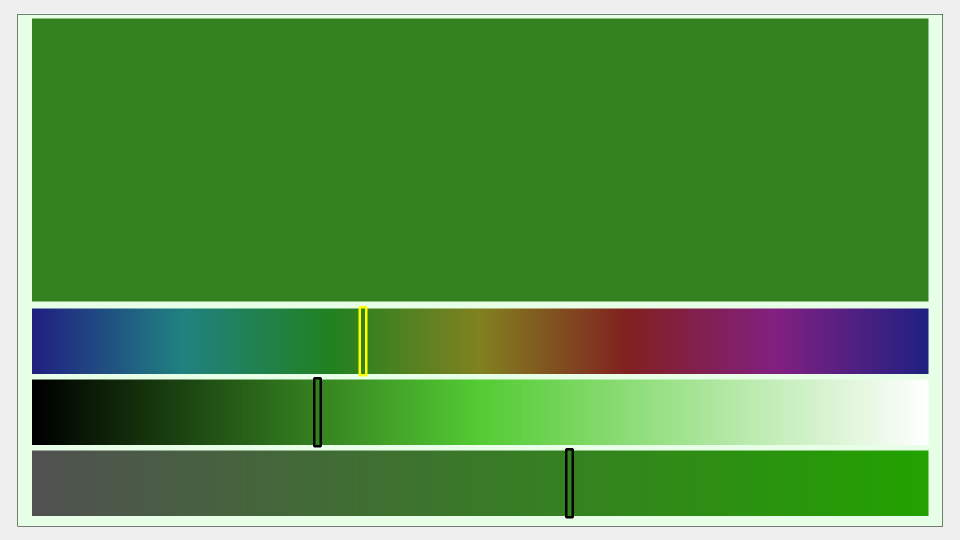
#> input picture colorChoiceFullscreen.png, 1920 x 1080 px (shown at 1/2 size); its folder holds only this picture in this run
$ python -i colorChoice.py   (imports and definitions only)
#> lines starting #> are read from the running program, lines starting #| are printed output that depends on the picture; after the words box and inside, x2 and y2 are one past the last pixel; in counts of white or black regions, pixels touching at a corner belong together
#!/usr/bin/python
#									oOosys							     2024-09-30_05:26
#													last update:		     2024-09-30_22:31
'''	Text-FREE color choice interface showing all possible colors in channel slider strips
				and a large area showing the currently selected color					     '''
#	Requires installed cv2 and for the color name functionality the webcolor module.
withOutputOfClosestColorName = 'Yes'  ## [ 'Yes' , '' ]
wID = "[f] : Fullscreen   ||   Slider: [Tab], [arrowLeftRightUpDown], [PageUp/Down]   ||   [r]/[h]/[l] -> RGB/HSV/HLS   ||   Enter/Click to print (R,G,B) to stdout and Exit."
windowXpos	=	  30
windowYpos	=	  10
windowWidth	 = 1890
windowHeight	 = 1050
# ---
widthColorStripColor			=	7
heightColorStrip				= 130
verticalSpacingBetweenStrips	=    12
topStripsOffset					= 590
topMargin						=   10
bottomMargin					=   10
leftMargin						=   30
rightMargin						=   30
sliderPositionMarkerLineWidth	=	 3
sliderPositionMarkerColor		=  (0,0,0)
activeSliderPositionMarkerColor = {
	'RGB' : (     0,     0, 255)	, 	# RED
	'HSV' : (255, 255,     0)	, 	# YELLOW
	'HLS' : (     0, 255, 255)	,   }	# CYAN
sliderChangeOnPageUpDown	=   10
sliderChangeOnUpDown		=	 5
# ---
R, G, B 				= 255, 127, 127
colorMode 			= 'RGB'
activeChannelIndex	=  0
# ---
fullscreenMode		=  ''
# =======================================================================

from cv2 import (
	namedWindow						,
		WINDOW_GUI_NORMAL		,
		WINDOW_NORMAL				,
		WINDOW_KEEPRATIO			,
		WINDOW_AUTOSIZE			,
		WINDOW_GUI_EXPANDED		,
	setWindowProperty					,
		WND_PROP_FULLSCREEN		,
			WINDOW_FULLSCREEN		,
	moveWindow						,
	resizeWindow						,
	destroyAllWindows					,
	rectangle							,
	imshow					as imShow	,
	waitKey							,
	setMouseCallback					,
		EVENT_LBUTTONDOWN		,
	cvtColor							,	# cvtcolor( im, COLOR_RGB2HSV_FULL )
#		cvtColor FULL conversions below support 0-255,0-255,0-255 color space
##		To convert single color values make a one pixel image and convert the
##			returned numpy array of uint8 values into an ordinary tuple of integers:
#	 tuple( cvtColor( uint8([[(0,0,0)]]), COLOR_RGB2Lab)[0][0].tolist() ) == (0, 128, 128)
		COLOR_RGB2BGR				,
		COLOR_BGR2RGB				,
		COLOR_RGB2HSV_FULL			,
		COLOR_HSV2RGB_FULL			,
		COLOR_RGB2HLS_FULL			,
		COLOR_HLS2RGB_FULL			,
)
from numpy import (
	zeros								,
	uint8								,
)
if withOutputOfClosestColorName :
	from webcolors import (
		rgb_to_name						,
		CSS3_HEX_TO_NAMES				,
		hex_to_rgb							,
	)

def updateRGBstripColors() :
	global RstripColors , GstripColors , BstripColors
	if colorMode == 'RGB' : cvtCOLOR_FLAG = COLOR_RGB2BGR
	if colorMode == 'HLS' : cvtCOLOR_FLAG = COLOR_HLS2RGB_FULL
	if colorMode == 'HSV' : cvtCOLOR_FLAG = COLOR_HSV2RGB_FULL
	cvtColor_retVal = cvtColor( uint8([[(0, G, B)]]), cvtCOLOR_FLAG)[0][0].tolist()
	RstripColors = [ tuple( cvtColor( uint8([[( r, G, B)]]), cvtCOLOR_FLAG)[0][0].tolist() ) for  r  in range(256) ]
	GstripColors = [ tuple( cvtColor( uint8([[(R, g, B)]]), cvtCOLOR_FLAG)[0][0].tolist() ) for g  in range(256) ]
	BstripColors = [ tuple( cvtColor( uint8([[(R, G, b)]]), cvtCOLOR_FLAG)[0][0].tolist() ) for b  in range(256) ]

def updateGUI(im) :
	# global im, R, G, B, activeChannelIndex
	im[:] = (230, 255, 230)
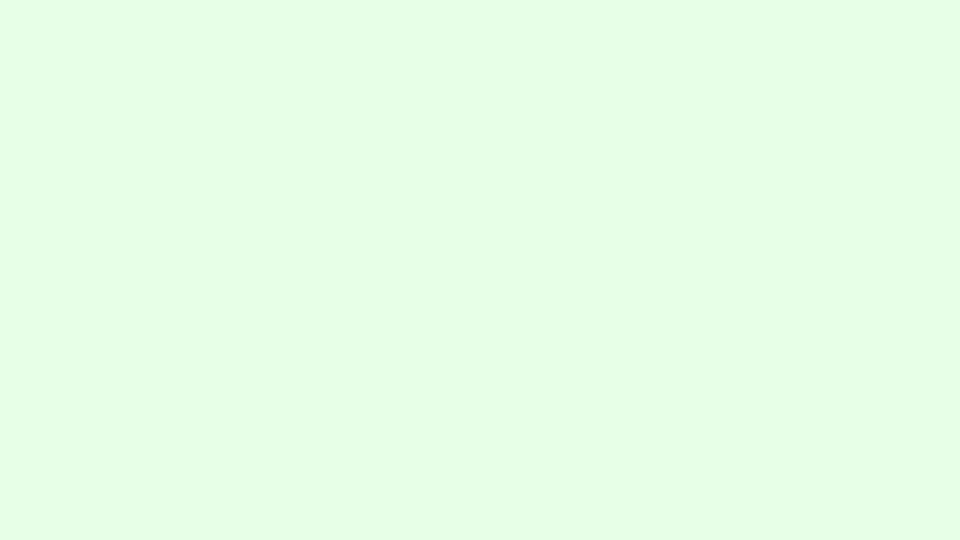
#> im: shape (1080, 1920, 3) (shown at 1/2 size); mean R, G, B 230, 255, 230
	# Draw border
	rectangle(im, (1, 1),
				  (widthColorStripColor * 256 + leftMargin + rightMargin - 1,
				   topStripsOffset + bottomMargin + 3*(heightColorStrip + verticalSpacingBetweenStrips) - 1),
				  (0, 0, 0), 1)
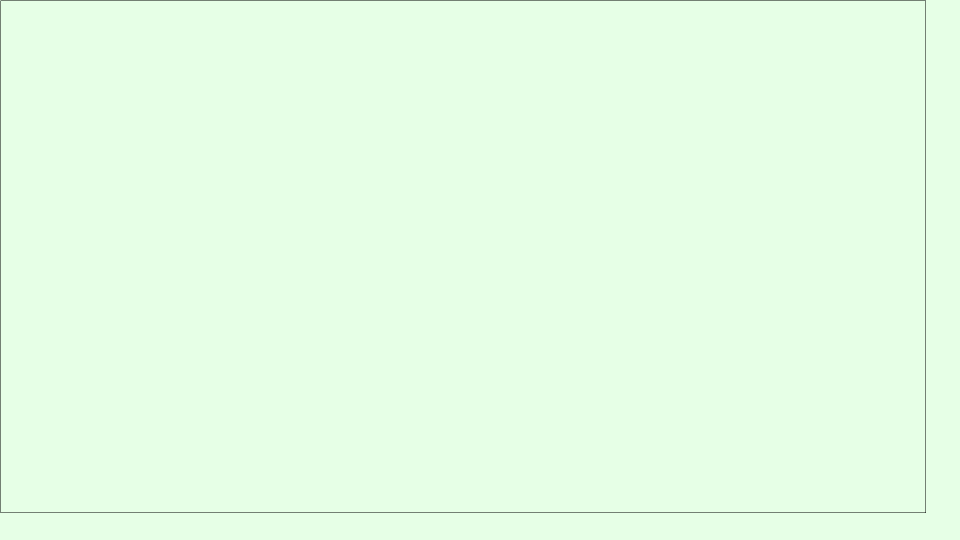
#> im: shape (1080, 1920, 3) (shown at 1/2 size); 0.28% of pixels changed, all inside (x1, y1, x2, y2) = (1, 1, 1852, 1026)
	# Draw color strips and markers
	updateRGBstripColors()
	for channelIndex, (colorsChannelStrip, colorChannelValue) in enumerate([(RstripColors, R), (GstripColors, G), (BstripColors, B)]):
		yOffset = channelIndex * (heightColorStrip + verticalSpacingBetweenStrips)
		# Draw the color strip for the current channel
		for colorIndexInStrip, colorInStrip in enumerate(colorsChannelStrip):
			rectangle(im,
						  ( leftMargin + colorIndexInStrip * widthColorStripColor		  ,   topStripsOffset + yOffset )						,
						  ( leftMargin + (colorIndexInStrip + 1) * widthColorStripColor	  ,   topStripsOffset + yOffset + heightColorStrip )	,
						  colorInStrip, -1 )
		# Draw the slider marker
		markerColor = activeSliderPositionMarkerColor[colorMode] if activeChannelIndex == channelIndex else sliderPositionMarkerColor
		rectangle(im,
					(leftMargin + colorChannelValue * widthColorStripColor - sliderPositionMarkerLineWidth,
					topStripsOffset + yOffset - sliderPositionMarkerLineWidth),
					(leftMargin + (colorChannelValue + 1) * widthColorStripColor + sliderPositionMarkerLineWidth,
					topStripsOffset + yOffset + heightColorStrip + sliderPositionMarkerLineWidth),
					markerColor, 3)
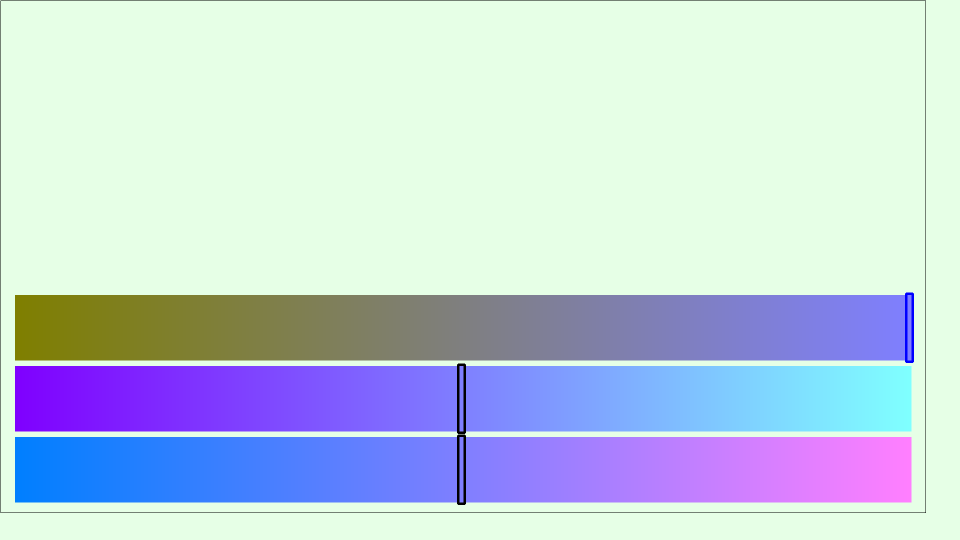
#> im: shape (1080, 1920, 3) (shown at 1/2 size); mean R, G, B 194.1, 210.5, 223.1

	# Draw the large upper color square showing the selected color
	rectangle(im, (leftMargin, topMargin),
				  (leftMargin + 256 * widthColorStripColor, topStripsOffset - 15)	,
				  RstripColors[R]												,
				  -1	)
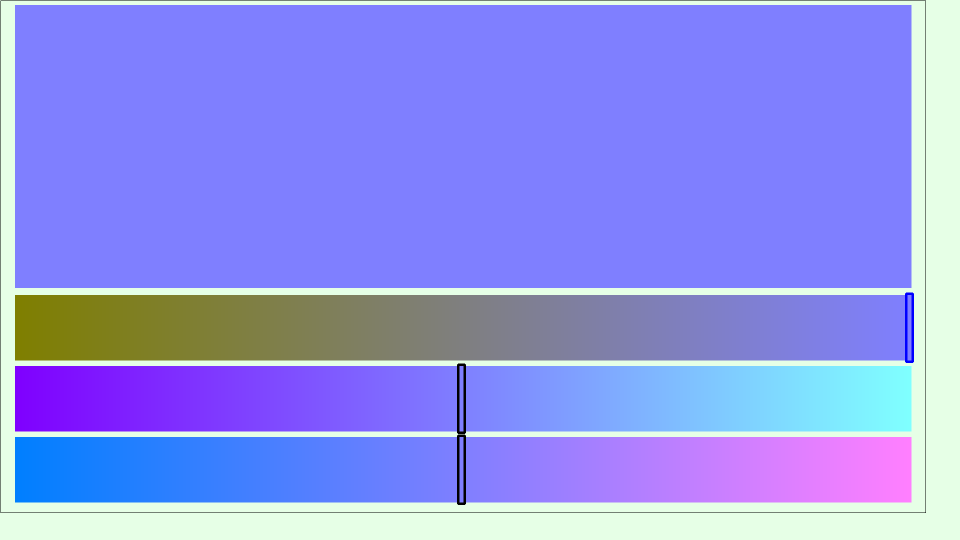
#> im: shape (1080, 1920, 3) (shown at 1/2 size); mean R, G, B 143.7, 147.9, 235.3
	imShow(wID, im)

# [101 lines left out: functions onMouse, onKey, exactOrClosestCss3colorName, closestCss3colorName, not called in this run]

# [1 line not run here, left out]
# creating the appropriate sized image for use in updateGUI() :
im = zeros((topStripsOffset + bottomMargin + 3 * (heightColorStrip + verticalSpacingBetweenStrips),
			   widthColorStripColor * 256 + leftMargin + rightMargin,	3),	uint8 )
# [18 lines not run here, left out]

>>> import cv2
>>> picture = cv2.cvtColor(cv2.imread('colorChoiceFullscreen.png'), cv2.COLOR_BGR2RGB)
>>> result = updateGUI(picture)
